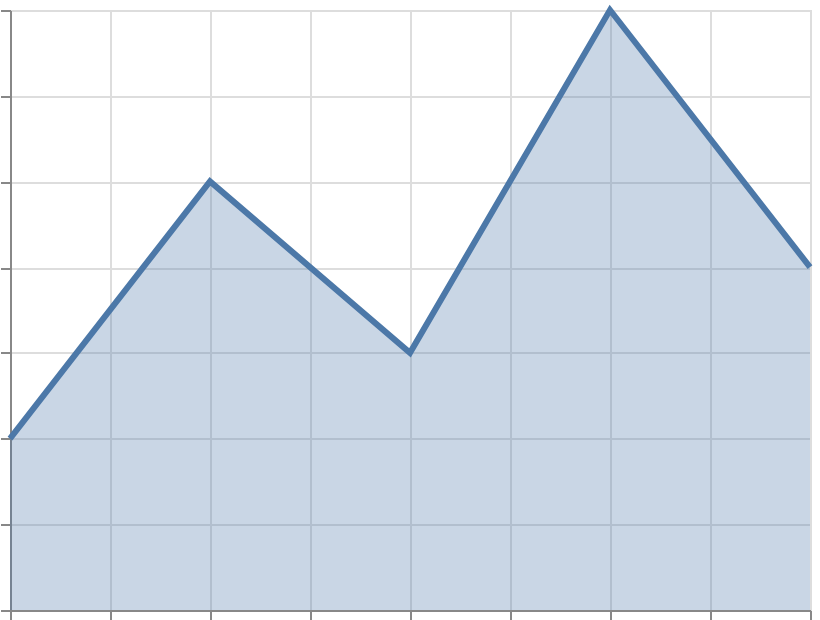

Vega-Lite specification for this chart:
### Vega-Lite specification from a JSON file in a GitHub repository (floating-point values rounded to 4 significant figures)
{"$schema": "https://vega.github.io/schema/vega-lite/v6.json", "width": 400, "height": 300, "padding": 5, "autosize": "none", "data": {"name": "table", "values": [{"x": 1, "y": 2}, {"x": 2, "y": 5}, {"x": 3, "y": 3}, {"x": 4, "y": 7}, {"x": 5, "y": 4}]}, "layer": [{"mark": {"type": "area", "fillOpacity": 0.3}, "encoding": {"x": {"field": "x", "type": "quantitative"}, "y": {"field": "y", "type": "quantitative"}}}, {"mark": {"type": "line", "strokeWidth": 3}, "encoding": {"x": {"field": "x", "type": "quantitative"}, "y": {"field": "y", "type": "quantitative"}}}]}
